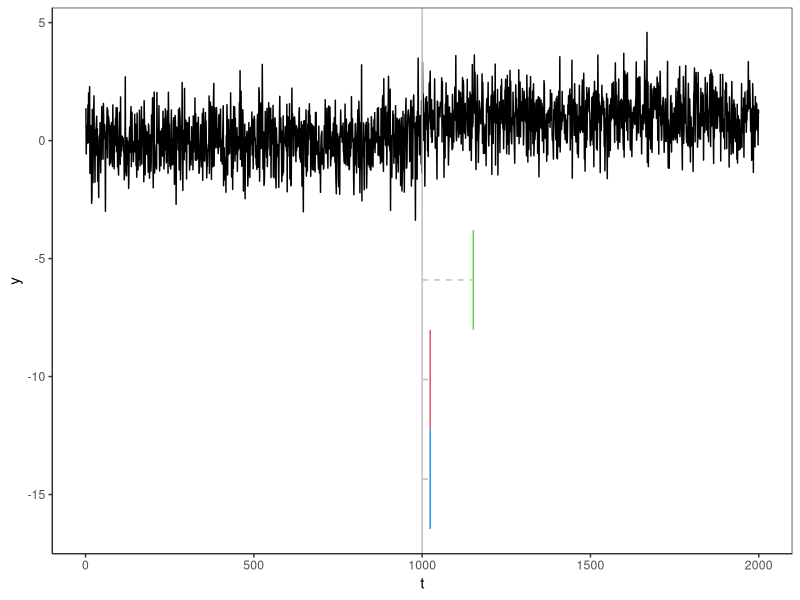
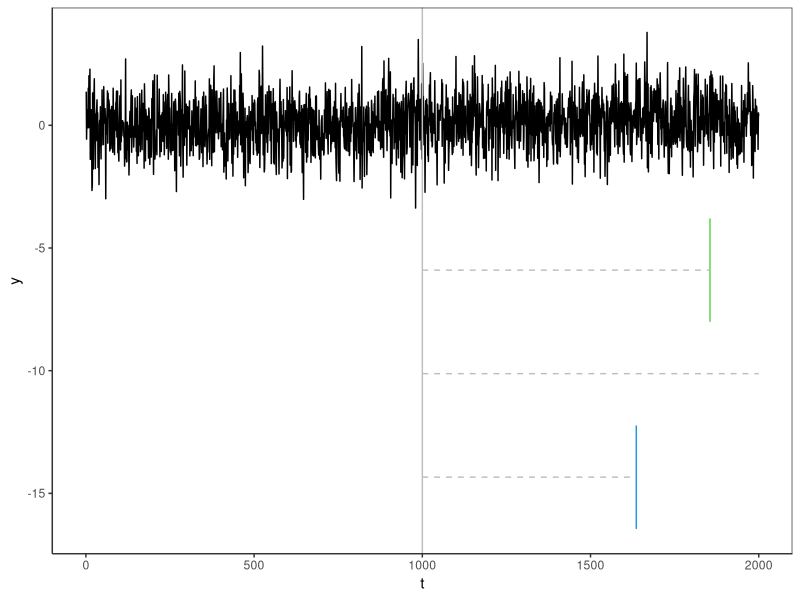
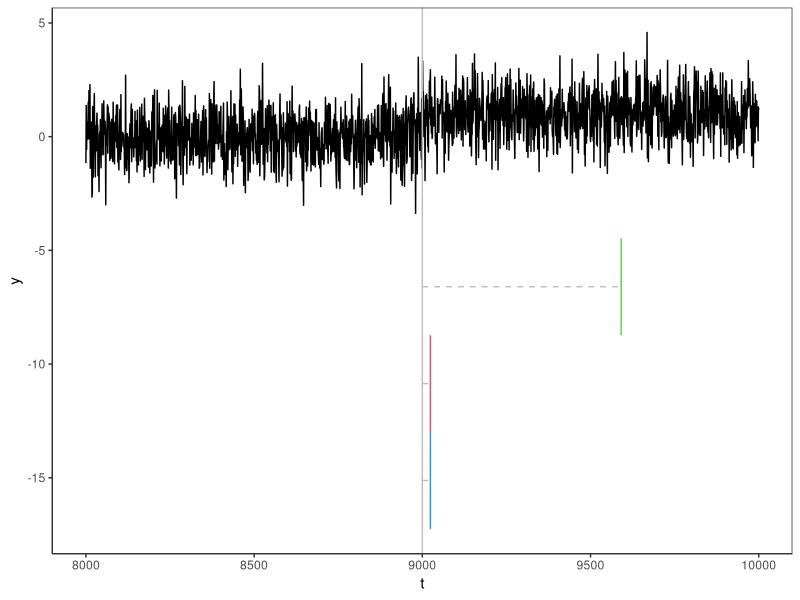

The R source for these figures, in order:
library(parallel)
library(tidyverse)
# this is the example in the introduction, find here the methods
# as described in the kirch paper


.H <- function (x, mu0 = 0) x - mu0

MOSUM_offline_kirch <- function (Y, threshold, w,  FUN = .H) {
  const <- 1 / sqrt(w)
  stat <- sapply((w+1):length(Y), function (n){
    abs(sum(FUN(Y[(n-w):n]))) * const
  })

  stat <- c(rep(0, w), stat) # adding w zeroes at the start of the statistic

  cp <- which(stat >= threshold)[1]
  cp <- ifelse(is.na(cp), -1, cp)
  return(list(cp = cp, maxs = stat))
}

CUSUM_offline_kirch <- function (Y, threshold,  FUN = .H) {
  #stat <- sapply(1:length(Y), function (n){
  #  abs(sum(FUN(Y[1:n]))) * (1 / sqrt(n))
  #})
  stat <- abs(cumsum(Y)) * (1/sqrt(1:length(Y)))
  cp <- which(stat >= threshold)[1]
  cp <- ifelse(is.na(cp), -1, cp)
  return(list(cp = cp, maxs = stat))
}

CUSUM_offline_kirch(rnorm(100), Inf)

PageCUSUM_offline_kirch <- function (Y, threshold,  FUN = .H) {
  stat <- sapply(1:length(Y), function (n){
    #Q <- sapply(1:n-1, function (w) abs(sum(FUN(Y[(n-w):n]))) * (1 / sqrt(w + 1)) )
    Q <- abs(cumsum(Y[n:1])) * (1/sqrt(1:n))
    return(max(Q))
  })

  cp <- which(stat >= threshold)[1]
  cp <- ifelse(is.na(cp), -1, cp)
  return(list(cp = cp, maxs = stat))
}



#### penalty tuning, for a avg. run length up to 2000 observations

run_len_calculator <- function (res, thres) {
  n <- length(res$maxs)
  cp <- which(res$maxs >= thres)[1]
  ifelse(is.na(cp), n, cp)
}

REP <- 100
set.seed(42)
data <- lapply(1:REP, function (i) rnorm(2000))


cusumTR <- mclapply(data, CUSUM_offline_kirch, threshold = Inf, mc.cores = 6)
mosumTR <- mclapply(data, MOSUM_offline_kirch, threshold = Inf, w = 50, mc.cores = 6)
pageTR <- mclapply(data, PageCUSUM_offline_kirch, threshold = Inf, mc.cores = 6)


tre_seq <- seq(0.5, 5, length.out = 50)
avg_run_len <- matrix(nr = length(tre_seq), nc = 3)

row.names(avg_run_len) <- tre_seq

for (i in seq_along(tre_seq)) {
  avg_run_len[i, 1] <- mean(sapply(cusumTR, run_len_calculator, thres = tre_seq[i]))
  avg_run_len[i, 2] <- mean(sapply(mosumTR, run_len_calculator, thres = tre_seq[i]))
  avg_run_len[i, 3] <- mean(sapply(pageTR, run_len_calculator, thres = tre_seq[i]))
}



cusumT <- tre_seq[which(avg_run_len[, 1] == 2000)][1]
mosumT <- tre_seq[which(avg_run_len[, 2] == 2000)][1]
pageT <- tre_seq[which(avg_run_len[, 3] == 2000)][1]




### this is the common noise
set.seed(42)
base <- rnorm(2e3)

#### case 1, length 2000, mag of 1 ###

y1 <- c(rep(0, 1e3), rep(1, 1e3)) + base


res1c <- CUSUM_offline_kirch(y1, cusumT)$cp
res1m <- MOSUM_offline_kirch(y1, mosumT, 50)$cp
res1p <- PageCUSUM_offline_kirch(y1, pageT)$cp



#### case 2, length 2000, mag of 2 ###

y2 <- c(rep(0, 1e3), rep(.2, 1e3)) + base

res2c <- CUSUM_offline_kirch(y2, cusumT)$cp
res2m <- MOSUM_offline_kirch(y2, mosumT, 50)$cp
res2p <- PageCUSUM_offline_kirch(y2, pageT)$cp



####### NOW WE MAKE THE SEQUENCE LARGER

REP <- 100
set.seed(42)
data <- lapply(1:REP, function (i) rnorm(1e4))


cusumTR <- mclapply(data, CUSUM_offline_kirch, threshold = Inf, mc.cores = 6)
mosumTR <- mclapply(data, MOSUM_offline_kirch, threshold = Inf, w = 50, mc.cores = 6)
pageTR <- mclapply(data, PageCUSUM_offline_kirch, threshold = Inf, mc.cores = 6)


tre_seq <- seq(2, 6, length.out = 50)
avg_run_len <- matrix(nr = length(tre_seq), nc = 3)

row.names(avg_run_len) <- tre_seq

for (i in seq_along(tre_seq)) {
  avg_run_len[i, 1] <- mean(sapply(cusumTR, run_len_calculator, thres = tre_seq[i]))
  avg_run_len[i, 2] <- mean(sapply(mosumTR, run_len_calculator, thres = tre_seq[i]))
  avg_run_len[i, 3] <- mean(sapply(pageTR, run_len_calculator, thres = tre_seq[i]))
}



cusumT2 <- tre_seq[which(avg_run_len[, 1] == 10000)][1]
mosumT2 <- tre_seq[which(avg_run_len[, 2] == 10000)][1]
pageT2 <- tre_seq[which(avg_run_len[, 3] == 10000)][1]


set.seed(42)
y3 <- c(rnorm(8e3), y1)

res3c <- CUSUM_offline_kirch(y3, cusumT2)$cp
res3m <- MOSUM_offline_kirch(y3, mosumT2, 50)$cp
res3p <- PageCUSUM_offline_kirch(y3, pageT2)$cp




##### PLOTTING #####
library(ggplot2)


theme_idris <- function() {
  theme(
    panel.grid.major = element_blank(),
    panel.grid.minor = element_blank(),
    panel.background = element_blank(),
    axis.line = element_line(colour = "grey20"),
    panel.border =  element_rect(fill = NA,
                                 colour = "grey20")
  )
}


anomalies_plot <- function (y, t, real, estimatedFOCuS, estimatedHTM, truechange = 1000) {

  sdy <-  sd(diff(y))
  ymin <- min(y) - 0.3 * sdy

  len <- 3 * sdy

  # real cps
  realdf <- data.frame(x1 = real, y1 = ymin, y2 = ymin - len)
  realdf <- realdf %>% mutate(yc = (y1 + y2)/2, xst = truechange)
  realcps <- geom_segment(aes(x = x1, xend = x1, y = y1, yend = y2), data = realdf, col = 3)
  s1 <- geom_segment(aes(x = xst, xend = x1  - 1, y = yc, yend = yc), data = realdf, col = "grey", lty = 2)

  # est cps
  estdf <- data.frame(x1 = estimatedFOCuS, y1 = (ymin - len), y2 = (ymin - 2 * len))
  estdf <- estdf %>% mutate(yc = (y1 + y2)/2, xst = truechange)
  FOCuS_est = geom_segment(aes(x = x1, xend = x1, y = y1, yend = y2), data = estdf, col = 2)
  s2 <- geom_segment(aes(x = xst, xend = x1 - 1, y = yc, yend = yc), data = estdf, col = "grey", lty = 2)


  # est numenta
  estHTM <- data.frame(x1 = estimatedHTM, y1 =  (ymin - 2 * len), y2 = (ymin - 3 * len))
  estHTM <- estHTM %>% mutate(yc = (y1 + y2)/2, xst = truechange)
  HTM_est <- geom_segment(aes(x = x1, xend = x1, y = y1, yend = y2), data = estHTM, col = 4)
  s3 <- geom_segment(aes(x = xst, xend = x1  - 1, y = yc, yend = yc), data = estHTM, col = "grey", lty = 2)

  exe <- ggplot(data.frame(t = t, y), aes(x = t, y = y)) +
    geom_line() +
    ylab("y") +
    theme_idris() +
    theme(legend.position = "none")

  complete_plot <- exe + realcps + FOCuS_est + HTM_est + s1 + s2 + s3
  complete_plot
}


# first scenario
p1 <- anomalies_plot(y1, 1:2000, res1c, res1m, res1p) +
  geom_vline(xintercept = 1000, col = "grey")

ggsave(p1, filename = "simulations/intro_plot_1.png", width = 8, height = 2, dpi = 300, scale = .9)

# second scenario
if (res2m == -1) {
  res2m <- 2e3 + 1
}
p2 <- anomalies_plot(y2, 1:2000, res2c, res2m, res2p) +
  geom_vline(xintercept = 1000, col = "grey") +
  xlim(0, 2e3)
ggsave(p2, filename = "simulations/intro_plot_2.png", width = 8, height = 2, dpi = 300, scale = .9)

# thirds scenario
p3 <- anomalies_plot(y3, 1:1e4, res3c, res3m, res3p, truechange = 9e3) +
  geom_vline(xintercept = 9e3, col = "grey") +
  xlim(8000, 10000)
ggsave(p3, filename = "simulations/intro_plot_3.png", width = 8, height = 2, dpi = 300, scale = .9)
